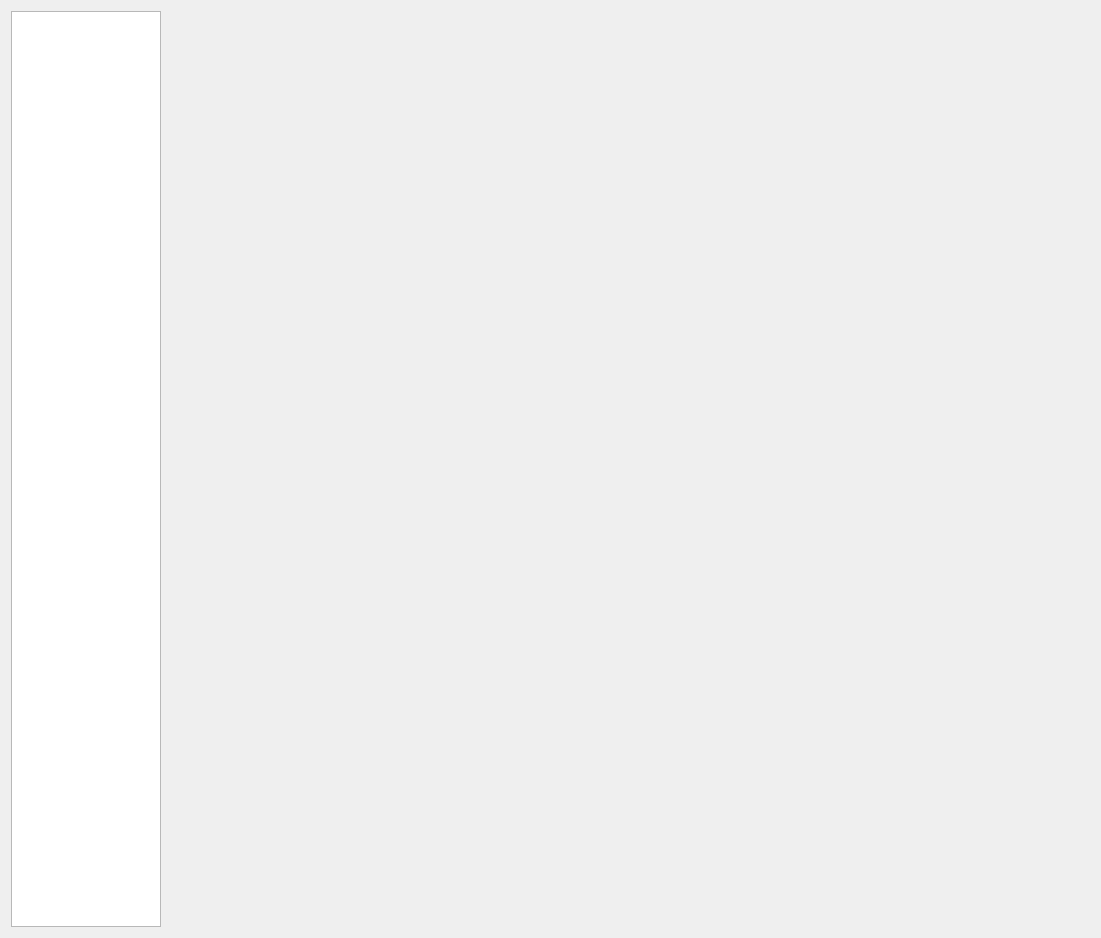
<?xml version="1.0" encoding="UTF-8"?>
<ui version="4.0">
 <class>PaneImportation</class>
 <widget class="QWidget" name="PaneImportation">
  <property name="geometry">
   <rect>
    <x>0</x>
    <y>0</y>
    <width>1101</width>
    <height>938</height>
   </rect>
  </property>
  <property name="windowTitle">
   <string>Importation</string>
  </property>
  <layout class="QHBoxLayout" name="horizontalLayout">
   <item>
    <widget class="QListWidget" name="listSaleChannels">
     <property name="maximumSize">
      <size>
       <width>150</width>
       <height>16777215</height>
      </size>
     </property>
    </widget>
   </item>
   <item>
    <layout class="QVBoxLayout" name="verticalLayout">
     <item>
      <widget class="QStackedWidget" name="stackedChannellWidget"/>
     </item>
    </layout>
   </item>
  </layout>
 </widget>
 <resources/>
 <connections>
  <connection>
   <sender>listSaleChannels</sender>
   <signal>currentRowChanged(int)</signal>
   <receiver>stackedChannellWidget</receiver>
   <slot>setCurrentIndex(int)</slot>
   <hints>
    <hint type="sourcelabel">
     <x>92</x>
     <y>91</y>
    </hint>
    <hint type="destinationlabel">
     <x>226</x>
     <y>78</y>
    </hint>
   </hints>
  </connection>
 </connections>
</ui>
